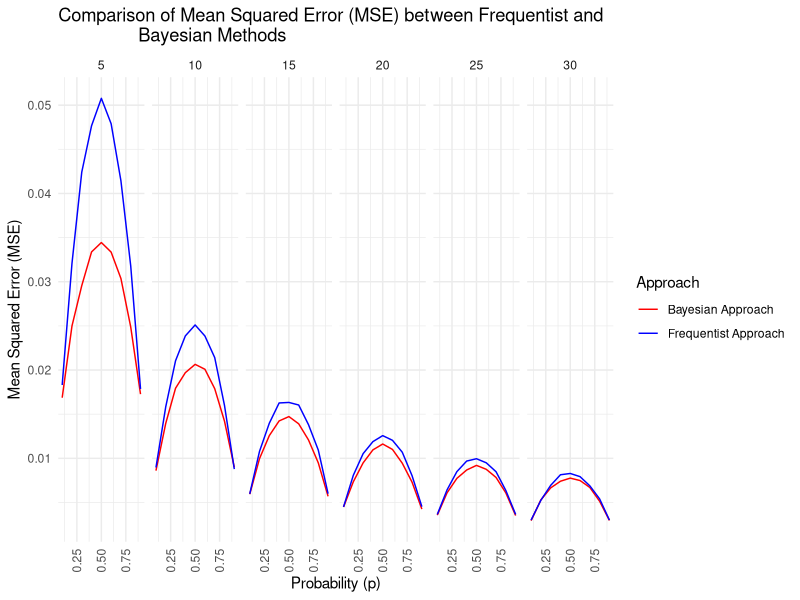
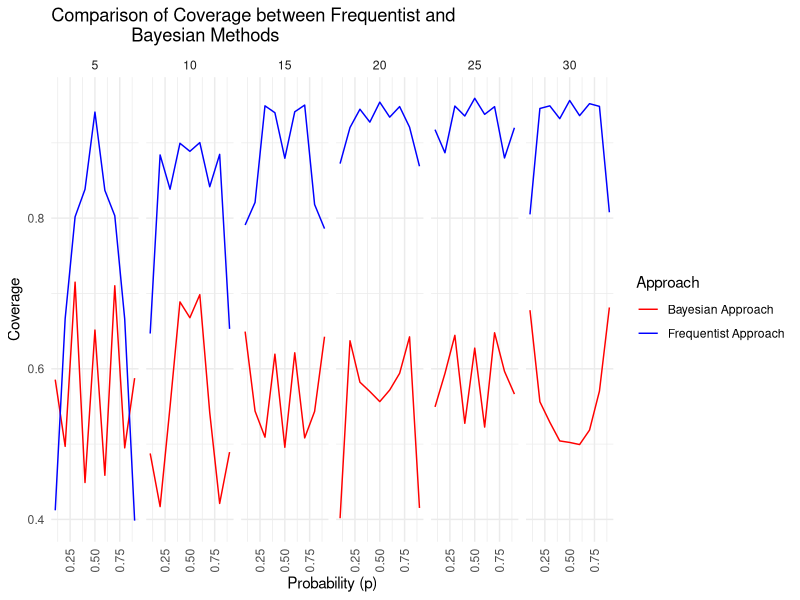

These charts were generated, in order, by the following R code:
# Author:  Angelina Allen
# Date:    2024-05-07
# Purpose: Portfolio 3- Monte Carlos
#-------------------------------------------------------------------------------

# Load packages
suppressPackageStartupMessages(library("tidyverse")); theme_set(theme_bw())
library("knitr")
library(dbplyr)

n <- c(5, 10, 15, 20, 25, 30)

p <- c(0.1, 0.2, 0.3, 0.4, 0.5, 0.6, 0.7, 0.8, 0.9)

df_p <- data.frame(p = p)
df_n <- data.frame(n = n)
values <- merge(df_p, df_n)

# Function to calculate Monte Carlo expectation with standard error
mc_expectation <- function(x) {
  return(
    c(mean = mean(x),
      se   = sd(x)/sqrt(length(x)))
  )
}

#Frequentist

#Calculate MSE for each row
for (i in 1:nrow(values)){
  n <- values$n[i]
  p <- values$p[i]
  x <- rbinom(1e4, size = n, prob = p)
  theta_hat <- x / n
  values$freq_MSE[i] <- mc_expectation((theta_hat - p)^2)[[1]]
}


#Baysian

#Calculate MSE for each row
for (i in 1:nrow(values)){
  n <- values$n[i]
  p <- values$p[i]
  x <- rbinom(1e4, size = n, prob = p)
  theta_hat <- (0.5 + x) / (1 + n) 
  values$bays_MSE[i] <- mc_expectation((theta_hat - p)^2)[[1]]
}

MSEdata <- pivot_longer(values, cols = c(freq_MSE, bays_MSE), 
                          values_to = "MSE", names_to ="MSEtype")


ggplot(data = MSEdata,
            aes(x = p,
                y = MSE, 
                color = MSEtype)) + 
  geom_line() + 
  facet_grid(~n, scales = "free") +
  labs(x = "Probability (p)",
       y = "Mean Squared Error (MSE)",
       color = "Approach",
       title = "Comparison of Mean Squared Error (MSE) between Frequentist and
                Bayesian Methods") +
  scale_color_manual(values = c("red", "blue"), labels = c("Bayesian Approach", "Frequentist Approach")) +
  theme_minimal()+
  theme(axis.text.x = element_text(angle = 90, vjust = 0.5, hjust=1))


#MSE Monte Carlo uncertainty

mse_freq <- values$freq_MSE
mse_bays <- values$bays_MSE

mse_dif <- (mse_freq - mse_bays)^2

mc_expectation(mse_dif)[2]


#Frequentist

#Calculate Coverage for each row
alpha <- 0.05 
for (i in 1:nrow(values)){
  n <- values$n[i]
  p <- values$p[i]
  z <- -qnorm(alpha/2)
  d <- data.frame(x = rbinom(1e4,
                             size = n,
                             prob = p)) 
  ci <- d |>
    rowwise() |>
    mutate(
      # Wald interval
      p_hat = x/n,
      lowerbound = p_hat - (z * sqrt(p_hat*(1-p_hat)/n)),
      upperbound = p_hat + z * sqrt(p_hat*(1-p_hat)/n),
      Wald = lowerbound < p & p < upperbound
    ) |>
    select(Wald)
  values$freq_cov[i] <- sum(ci$Wald) / length(ci$Wald)
}

#Bayesian

#Calculate Coverage for each row

alpha <- 0.5

for (i in 1:nrow(values)){
  n <- values$n[i]
  p <- values$p[i]
  x <- rbinom(1e4, size = n, prob = p)
  b <- qbeta(c(alpha/2, 1-alpha/2), 0.5 + x, 0.5 + n - x)
  
  d <- data.frame(lowerbound = b[seq(1, length(b), by = 2)],
                  upperbound = b[seq(2, length(b), by = 2)]) |>
         mutate(
           within = lowerbound < p & p < upperbound)|>
         select(within)
  
  values$bays_cov[i] <- sum(d$within) / length(d$within)
}

Covdata <- pivot_longer(values, cols = c(freq_cov, bays_cov), 
                          values_to = "COV", names_to ="Covtype")

ggplot(data = Covdata,
            aes(x = p,
                y = COV, 
                color = Covtype)) + 
  geom_line() + 
  facet_grid(~n, scales = "free") +
  labs(x = "Probability (p)",
       y = "Coverage",
       color = "Approach",
       title = "Comparison of Coverage between Frequentist and
                Bayesian Methods") +
  scale_color_manual(values = c("red", "blue"), labels = c("Bayesian Approach", "Frequentist Approach")) +
  theme_minimal()+
  theme(axis.text.x = element_text(angle = 90, vjust = 0.5, hjust=1))

#Coverage Monte Carlo uncertainty

cov_freq <- values$freq_cov
cov_bays <- values$bays_cov

cov_dif <- (cov_freq - cov_bays)^2

mc_expectation(cov_dif)[2]
